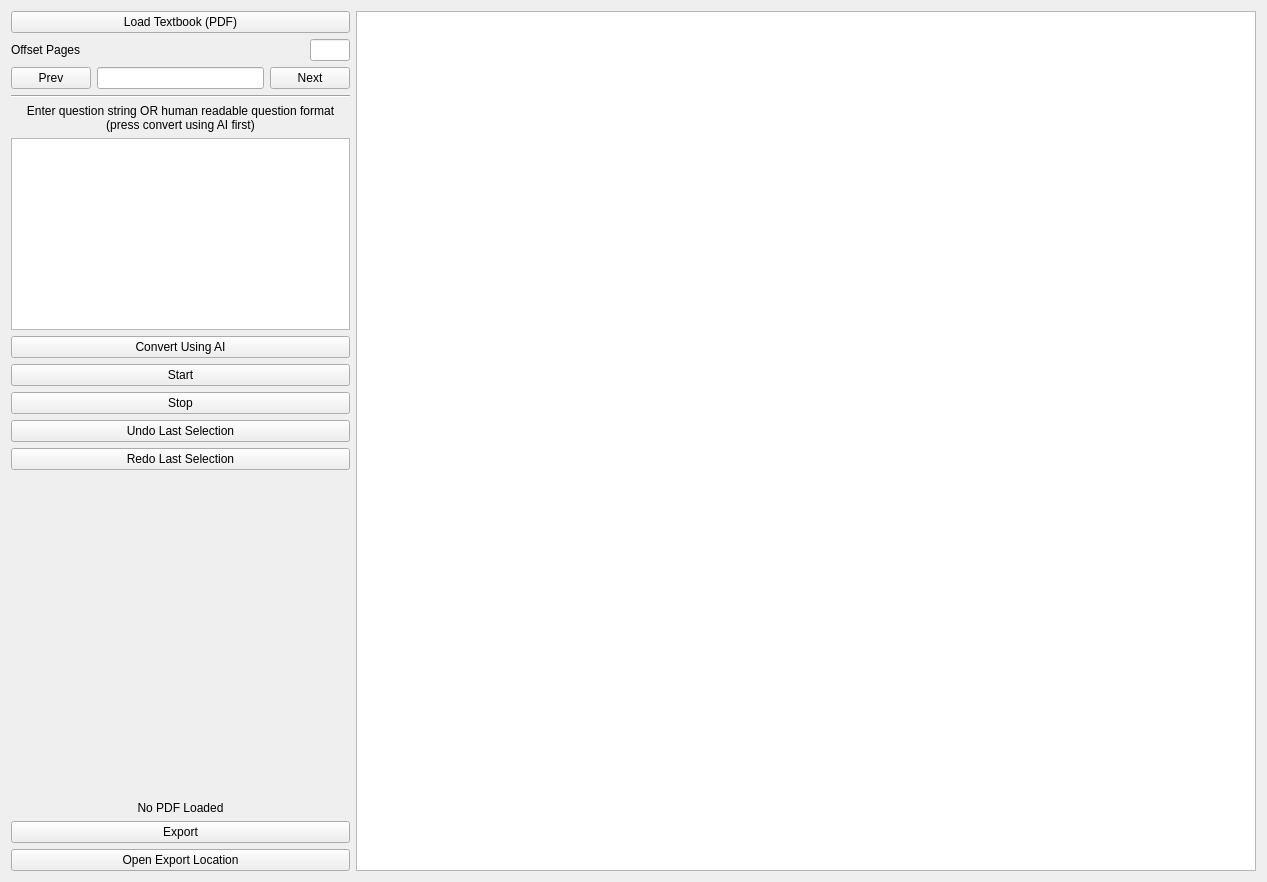
<?xml version="1.0" encoding="UTF-8"?>
<ui version="4.0">
 <class>Form</class>
 <widget class="QWidget" name="Form">
  <property name="geometry">
   <rect>
    <x>0</x>
    <y>0</y>
    <width>1267</width>
    <height>882</height>
   </rect>
  </property>
  <property name="windowTitle">
   <string>Form</string>
  </property>
  <layout class="QHBoxLayout" name="horizontalLayout_3">
   <item>
    <layout class="QVBoxLayout" name="verticalLayout_3">
     <property name="sizeConstraint">
      <enum>QLayout::SizeConstraint::SetDefaultConstraint</enum>
     </property>
     <item>
      <layout class="QVBoxLayout" name="verticalLayout_4">
       <property name="sizeConstraint">
        <enum>QLayout::SizeConstraint::SetMinimumSize</enum>
       </property>
       <item>
        <widget class="QPushButton" name="loadButton">
         <property name="text">
          <string>Load Textbook (PDF)</string>
         </property>
        </widget>
       </item>
      </layout>
     </item>
     <item>
      <layout class="QHBoxLayout" name="horizontalLayout">
       <item>
        <widget class="QLabel" name="label_3">
         <property name="sizePolicy">
          <sizepolicy hsizetype="Preferred" vsizetype="Preferred">
           <horstretch>0</horstretch>
           <verstretch>0</verstretch>
          </sizepolicy>
         </property>
         <property name="minimumSize">
          <size>
           <width>0</width>
           <height>0</height>
          </size>
         </property>
         <property name="text">
          <string>Offset Pages</string>
         </property>
        </widget>
       </item>
       <item>
        <widget class="QLineEdit" name="lineEdit_2">
         <property name="maximumSize">
          <size>
           <width>40</width>
           <height>16777215</height>
          </size>
         </property>
        </widget>
       </item>
      </layout>
     </item>
     <item>
      <layout class="QHBoxLayout" name="horizontalLayout_2">
       <property name="sizeConstraint">
        <enum>QLayout::SizeConstraint::SetDefaultConstraint</enum>
       </property>
       <item>
        <widget class="QPushButton" name="PrevButton">
         <property name="text">
          <string>Prev</string>
         </property>
        </widget>
       </item>
       <item>
        <widget class="QLineEdit" name="lineEdit"/>
       </item>
       <item>
        <widget class="QPushButton" name="nextButton">
         <property name="text">
          <string>Next</string>
         </property>
        </widget>
       </item>
      </layout>
     </item>
     <item>
      <widget class="Line" name="line">
       <property name="orientation">
        <enum>Qt::Orientation::Horizontal</enum>
       </property>
      </widget>
     </item>
     <item>
      <layout class="QVBoxLayout" name="verticalLayout_5">
       <item>
        <widget class="QLabel" name="label">
         <property name="text">
          <string>Enter question string OR human readable question format (press convert using AI first)</string>
         </property>
         <property name="alignment">
          <set>Qt::AlignmentFlag::AlignCenter</set>
         </property>
         <property name="wordWrap">
          <bool>true</bool>
         </property>
        </widget>
       </item>
       <item>
        <widget class="QTextEdit" name="textEdit"/>
       </item>
       <item>
        <widget class="QPushButton" name="pushButton">
         <property name="text">
          <string>Convert Using AI</string>
         </property>
        </widget>
       </item>
       <item>
        <widget class="QPushButton" name="pushButton_2">
         <property name="text">
          <string>Start</string>
         </property>
        </widget>
       </item>
       <item>
        <widget class="QPushButton" name="pushButton_3">
         <property name="text">
          <string>Stop</string>
         </property>
        </widget>
       </item>
       <item>
        <widget class="QPushButton" name="pushButton_6">
         <property name="text">
          <string>Undo Last Selection</string>
         </property>
        </widget>
       </item>
       <item>
        <widget class="QPushButton" name="pushButton_7">
         <property name="text">
          <string>Redo Last Selection</string>
         </property>
        </widget>
       </item>
      </layout>
     </item>
     <item>
      <spacer name="verticalSpacer">
       <property name="orientation">
        <enum>Qt::Orientation::Vertical</enum>
       </property>
       <property name="sizeHint" stdset="0">
        <size>
         <width>20</width>
         <height>40</height>
        </size>
       </property>
      </spacer>
     </item>
     <item>
      <widget class="QLabel" name="label_2">
       <property name="text">
        <string>No PDF Loaded</string>
       </property>
       <property name="alignment">
        <set>Qt::AlignmentFlag::AlignCenter</set>
       </property>
      </widget>
     </item>
     <item>
      <widget class="QPushButton" name="pushButton_4">
       <property name="text">
        <string>Export</string>
       </property>
      </widget>
     </item>
     <item>
      <widget class="QPushButton" name="pushButton_5">
       <property name="text">
        <string>Open Export Location</string>
       </property>
      </widget>
     </item>
    </layout>
   </item>
   <item>
    <widget class="QGraphicsView" name="graphicsView">
     <property name="minimumSize">
      <size>
       <width>900</width>
       <height>0</height>
      </size>
     </property>
    </widget>
   </item>
  </layout>
 </widget>
 <resources/>
 <connections/>
</ui>
